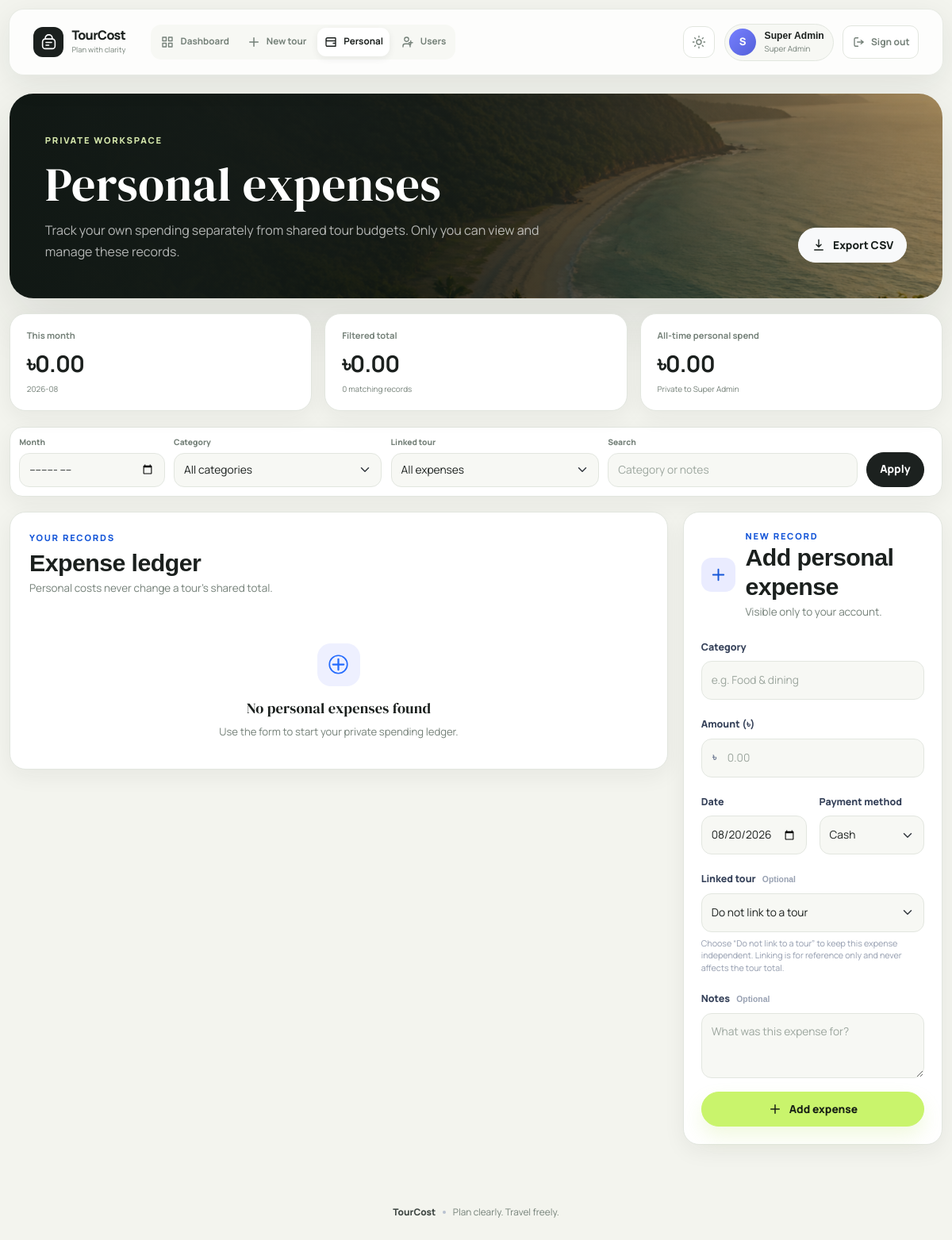
/personal-expenses (signed in), run on the app's committed database.
### tables this page shows
CREATE TABLE users (
                id INTEGER PRIMARY KEY AUTOINCREMENT,
                username TEXT NOT NULL UNIQUE,
                full_name TEXT NOT NULL,
                password_hash TEXT NOT NULL,
                role TEXT NOT NULL DEFAULT 'user',
                created_at TEXT NOT NULL,
                updated_at TEXT NOT NULL,
                CHECK(role IN ('super_admin', 'admin', 'user'))
            );

### app.py (the view, shortened to what this page needs)
@app.route("/personal-expenses", methods=["GET", "POST"])
@login_required
def personal_expenses():
    with get_db() as conn:
        where_sql, params, filters = personal_expense_query(g.current_user["id"])
        expenses = conn.execute(
            f"""
            SELECT personal_expenses.*, tours.title AS tour_title
            FROM personal_expenses
            LEFT JOIN tours ON tours.id = personal_expenses.tour_id
            WHERE {where_sql}
            ORDER BY personal_expenses.expense_date DESC, personal_expenses.id DESC
            """,
            params,
        ).fetchall()
        tours = conn.execute("SELECT id, title FROM tours ORDER BY title COLLATE NOCASE").fetchall()
        all_time_total = conn.execute(
            "SELECT COALESCE(SUM(amount), 0) FROM personal_expenses WHERE user_id = ?",
            (g.current_user["id"],),
        ).fetchone()[0]
        current_month = date.today().strftime("%Y-%m")
        month_total = conn.execute(
            "SELECT COALESCE(SUM(amount), 0) FROM personal_expenses WHERE user_id = ? AND substr(expense_date, 1, 7) = ?",
            (g.current_user["id"], current_month),
        ).fetchone()[0]
    filtered_total = sum(float(item["amount"]) for item in expenses)
    category_totals = {}
    for item in expenses:
        category_totals[item["category"]] = category_totals.get(item["category"], 0) + float(item["amount"])
    category_breakdown = sorted(category_totals.items(), key=lambda item: item[1], reverse=True)
    return render_template(
        "personal_expenses.html",
        expenses=expenses,
        tours=tours,
        filters=filters,
        categories=PERSONAL_EXPENSE_CATEGORIES,
        payment_methods=PAYMENT_METHODS,
        filtered_total=filtered_total,
        all_time_total=float(all_time_total or 0),
        month_total=float(month_total or 0),
        current_month=current_month,
        category_breakdown=category_breakdown,
        today=date.today().isoformat(),
    )

### app.py (called while the page is built)
@contextmanager
def get_db():
    conn = sqlite3.connect(DB_PATH)
    conn.row_factory = sqlite3.Row
    conn.execute("PRAGMA foreign_keys = ON")
    try:
        yield conn
        conn.commit()
    except Exception:
        conn.rollback()
        raise
    finally:
        conn.close()

def safe_int(value, default=0):
    try:
        return max(int(value or default), 0)
    except (TypeError, ValueError):
        return default

def get_user_by_id(user_id):
    with get_db() as conn:
        return conn.execute("SELECT * FROM users WHERE id = ?", (user_id,)).fetchone()

def login_required(view):
    @wraps(view)
    def wrapped(*args, **kwargs):
        if not g.current_user:
            flash("Please log in to continue.", "warning")
            return redirect(url_for("login", next=request.full_path))
        return view(*args, **kwargs)
    return wrapped

def get_csrf_token():
    token = session.get("csrf_token")
    if not token:
        token = secrets.token_urlsafe(32)
        session["csrf_token"] = token
    return token

@app.before_request
def protect_from_csrf():
    if request.method == "POST":
        expected = session.get("csrf_token", "")
        supplied = request.form.get("csrf_token", "") or request.headers.get("X-CSRF-Token", "")
        if not expected or not supplied or not hmac.compare_digest(expected, supplied):
            session.pop("csrf_token", None)
            get_csrf_token()
            flash("That form expired. Please try again; your page has been refreshed safely.", "warning")
            referrer = urlsplit(request.referrer or "")
            if referrer.netloc == request.host:
                location = referrer.path or "/"
                if referrer.query:
                    location = f"{location}?{referrer.query}"
                return redirect(location)
            return redirect(url_for("dashboard" if session.get("user_id") else "login"))

@app.before_request
def load_current_user():
    g.current_user = None
    user_id = session.get("user_id")
    if user_id:
        g.current_user = get_user_by_id(user_id)
        if g.current_user is None:
            session.clear()

@app.context_processor
def inject_helpers():
    return {
        "calculate_costs": calculate_costs,
        "get_tour_insights": get_tour_insights,
        "get_traveller_names": get_traveller_names,
        "can_manage_tour_expense": can_manage_tour_expense,
    }

### templates/personal_expenses.html (shortened to what this page needs)
{% extends "base.html" %}
{% block content %}
<section class="personal-hero">
    <div>
        <span class="eyebrow">Private workspace</span>
        <h1>Personal expenses</h1>
        <p>Track your own spending separately from shared tour budgets. Only you can view and manage these records.</p>
    </div>
    <a class="btn btn-light btn-icon" href="{{ url_for('export_personal_expenses', month=filters.month, category=filters.category, tour_id=filters.tour_id or '', q=filters.q) }}">
        <svg viewBox="0 0 24 24" fill="none" aria-hidden="true"><path d="M12 3v12m-4-4 4 4 4-4M5 20h14" stroke="currentColor" stroke-width="1.9" stroke-linecap="round" stroke-linejoin="round"/></svg>
        Export CSV
    </a>
</section>
<section class="personal-stats" aria-label="Personal expense summary">
    <article><span>This month</span><strong>&#2547;{{ "{:,.2f}".format(month_total) }}</strong><small>{{ current_month }}</small></article>
    <article><span>Filtered total</span><strong>&#2547;{{ "{:,.2f}".format(filtered_total) }}</strong><small>{{ expenses|length }} matching {% if expenses|length == 1 %}record{% else %}records{% endif %}</small></article>
    <article><span>All-time personal spend</span><strong>&#2547;{{ "{:,.2f}".format(all_time_total) }}</strong><small>Private to {{ current_user['full_name'] }}</small></article>
</section>
<form class="ledger-filters" method="get" aria-label="Filter personal expenses">
    <div><label for="filterMonth">Month</label><input class="form-control" id="filterMonth" type="month" name="month" value="{{ filters.month }}"></div>
    <div><label for="filterCategory">Category</label><select class="form-select" id="filterCategory" name="category"><option value="">All categories</option></select></div>
    <div><label for="filterTour">Linked tour</label><select class="form-select" id="filterTour" name="tour_id"><option value="">All expenses</option></select></div>
    <div class="ledger-search"><label for="filterSearch">Search</label><input class="form-control" id="filterSearch" name="q" value="{{ filters.q }}" placeholder="Category or notes"></div>
    <button class="btn btn-dark" type="submit">Apply</button>
</form>
<div class="personal-ledger-layout">
    <section class="table-surface" aria-labelledby="ledgerHeading">
        <div class="surface-heading surface-heading-split">
            <div><span class="section-kicker">Your records</span><h2 id="ledgerHeading">Expense ledger</h2><p>Personal costs never change a tour's shared total.</p></div>
        </div>
        {% if expenses %}
        <div class="table-responsive">
            <table class="table app-table mobile-stack-table personal-expense-table">
                <thead><tr><th>Date</th><th>Expense</th><th>Payment</th><th>Linked tour</th><th class="text-end">Amount</th><th><span class="visually-hidden">Actions</span></th></tr></thead>
                <tbody>
                {% for expense in expenses %}
                    <tr>
                        <td data-label="Date">{{ expense['expense_date'] }}</td>
                        <td data-label="Expense"><strong class="ledger-category">{{ expense['category'] }}</strong><small class="ledger-note">{{ expense['notes'] or 'No notes' }}</small></td>
                        <td data-label="Payment"><span class="payment-chip">{{ expense['payment_method'] }}</span></td>
                        <td data-label="Linked tour">{% if expense['tour_title'] %}<a class="tour-link" href="{{ url_for('view_tour', tour_id=expense['tour_id']) }}">{{ expense['tour_title'] }}</a>{% else %}<span class="text-muted">Not linked</span>{% endif %}</td>
                        <td data-label="Amount" class="text-end"><strong>&#2547;{{ "{:,.2f}".format(expense['amount']) }}</strong></td>
                        <td data-label="Actions" class="text-end no-print">
                            <span class="row-actions">
                                <button class="icon-button small edit-personal-expense" type="button" data-bs-toggle="modal" data-bs-target="#editPersonalExpenseModal" data-action="{{ url_for('edit_personal_expense', expense_id=expense['id']) }}" data-category="{{ expense['category'] }}" data-amount="{{ expense['amount'] }}" data-date="{{ expense['expense_date'] }}" data-payment="{{ expense['payment_method'] }}" data-tour="{{ expense['tour_id'] or '' }}" data-notes="{{ expense['notes'] }}" aria-label="Edit {{ expense['category'] }} expense">
                                    <svg viewBox="0 0 24 24" fill="none" aria-hidden="true"><path d="m14.5 5.5 4 4M4 20l4.2-1 10-10a2.1 2.1 0 0 0-3-3l-10 10L4 20Z" stroke="currentColor" stroke-width="1.8"/></svg>
                                </button>
                                <form method="post" action="{{ url_for('delete_personal_expense', expense_id=expense['id']) }}" onsubmit="return confirm('Delete this personal expense?')">{% if csrf_token is defined %}<input type="hidden" name="csrf_token" value="{{ csrf_token() }}">{% endif %}<button class="icon-button small danger" type="submit" aria-label="Delete {{ expense['category'] }} expense"><svg viewBox="0 0 24 24" fill="none" aria-hidden="true"><path d="M4 7h16m-10 4v5m4-5v5M9 7l1-3h4l1 3m3 0-1 13H7L6 7" stroke="currentColor" stroke-width="1.8" stroke-linecap="round"/></svg></button></form>
                            </span>
                        </td>
                    </tr>
                {% endfor %}
                </tbody>
            </table>
        </div>
        {% else %}
        <div class="empty-state compact-empty"><div class="empty-icon"><svg viewBox="0 0 24 24" fill="none" aria-hidden="true"><path d="M12 6v12M6 12h12" stroke="currentColor" stroke-width="2" stroke-linecap="round"/><circle cx="12" cy="12" r="10" stroke="currentColor" stroke-width="1.5"/></svg></div><h3>No personal expenses found</h3><p>{% if filters.month or filters.category or filters.tour_id or filters.q %}Clear the filters or add a new record.{% else %}Use the form to start your private spending ledger.{% endif %}</p></div>
        {% endif %}
    </section>
    <aside class="personal-ledger-sidebar">
        <section class="form-surface add-personal-card" aria-labelledby="addPersonalHeading">
            <div class="surface-heading"><div class="surface-heading-icon"><svg viewBox="0 0 24 24" fill="none" aria-hidden="true"><path d="M12 5v14M5 12h14" stroke="currentColor" stroke-width="2" stroke-linecap="round"/></svg></div><div><span class="section-kicker">New record</span><h2 id="addPersonalHeading">Add personal expense</h2><p>Visible only to your account.</p></div></div>
            <form method="post" class="stacked-form">
                {% include '_personal_expense_fields.html' %}
                <button class="btn btn-primary btn-icon w-100" type="submit"><svg viewBox="0 0 24 24" fill="none" aria-hidden="true"><path d="M12 5v14M5 12h14" stroke="currentColor" stroke-width="2" stroke-linecap="round"/></svg>Add expense</button>
            </form>
        </section>
    </aside>
</div>
{% endblock %}

### templates/base.html (shortened to what this page needs)
<!doctype html>
<html lang="en">
<head>
    <link href="https://cdn.jsdelivr.net/npm/bootstrap@5.3.3/dist/css/bootstrap.min.css" rel="stylesheet">
    <link rel="stylesheet" href="{{ url_for('static', filename='style.css') }}">
</head>
<body>
<div class="page-shell">
<nav class="navbar navbar-expand-lg navbar-dark app-navbar">
    <div class="container nav-container">
        <a class="navbar-brand brand-mark" href="{{ url_for('dashboard') }}">
            <span class="brand-icon" aria-hidden="true">
            </span>
            <span>
                <strong>TourCost</strong>
                <small>Plan with clarity</small>
            </span>
        </a>
        {% if is_logged_in %}
        <div class="collapse navbar-collapse" id="primaryNav">
            <div class="navbar-nav app-nav-links" aria-label="Primary navigation">
                <a class="nav-link " href="{{ url_for('dashboard') }}" >
                    <svg viewBox="0 0 24 24" fill="none" aria-hidden="true"><path d="M4 4h6v6H4V4Zm10 0h6v6h-6V4ZM4 14h6v6H4v-6Zm10 0h6v6h-6v-6Z" stroke="currentColor" stroke-width="1.8" stroke-linejoin="round"/></svg>
                    Dashboard
                </a>
                <a class="nav-link {% if request.endpoint == 'new_tour' %}active{% endif %}" href="{{ url_for('new_tour') }}" {% if request.endpoint == 'new_tour' %}aria-current="page"{% endif %}>
                    <svg viewBox="0 0 24 24" fill="none" aria-hidden="true"><path d="M12 5v14M5 12h14" stroke="currentColor" stroke-width="2" stroke-linecap="round"/></svg>
                    New tour
                </a>
                <a class="nav-link {% if request.endpoint in ('personal_expenses', 'edit_personal_expense', 'delete_personal_expense') %}active{% endif %}" href="{{ url_for('personal_expenses') }}" {% if request.endpoint == 'personal_expenses' %}aria-current="page"{% endif %}>
                    <svg viewBox="0 0 24 24" fill="none" aria-hidden="true"><path d="M4 7.5A2.5 2.5 0 0 1 6.5 5H19a1 1 0 0 1 1 1v13H6.5A2.5 2.5 0 0 1 4 16.5v-9Zm0 0A2.5 2.5 0 0 0 6.5 10H20m-4 4h4" stroke="currentColor" stroke-width="1.8" stroke-linecap="round" stroke-linejoin="round"/></svg>
                    Personal
                </a>
                {% if can_manage_users %}
                <a class="nav-link {% if request.endpoint == 'manage_users' %}active{% endif %}" href="{{ url_for('manage_users') }}" {% if request.endpoint == 'manage_users' %}aria-current="page"{% endif %}>
                    <svg viewBox="0 0 24 24" fill="none" aria-hidden="true"><path d="M16 20v-1.5a3.5 3.5 0 0 0-3.5-3.5h-5A3.5 3.5 0 0 0 4 18.5V20M10 11a3.5 3.5 0 1 0 0-7 3.5 3.5 0 0 0 0 7Zm7-1v6m-3-3h6" stroke="currentColor" stroke-width="1.8" stroke-linecap="round"/></svg>
                    Users
                </a>
                {% endif %}
            </div>
            <div class="navbar-account">
                <button class="theme-toggle" type="button" data-theme-toggle aria-label="Switch color theme" title="Switch color theme">
                </button>
                <div class="user-pill">
                    <span class="user-avatar">{{ current_user['full_name'][0]|upper }}</span>
                    <span>
                        <strong>{{ current_user['full_name'] }}</strong>
                        <small>{{ current_user['role'].replace('_', ' ')|title }}</small>
                    </span>
                </div>
                <form method="post" action="{{ url_for('logout') }}">
                    <button class="logout-button" type="submit" aria-label="Sign out">
                        <svg viewBox="0 0 24 24" fill="none" aria-hidden="true"><path d="M10 5H6a2 2 0 0 0-2 2v10a2 2 0 0 0 2 2h4m5-4 4-3-4-3m4 3H9" stroke="currentColor" stroke-width="1.8" stroke-linecap="round" stroke-linejoin="round"/></svg>
                        <span>Sign out</span>
                    </button>
                </form>
            </div>
        </div>
        {% endif %}
    </div>
</nav>
<main class="container app-main" id="main-content" tabindex="-1">
    {% block content %}{% endblock %}
</main>
<footer class="container app-footer">
    <span>TourCost</span>
    <span class="footer-dot" aria-hidden="true"></span>
    <span>Plan clearly. Travel freely.</span>
</footer>
</div>
</body>
</html>

### data on the page
users: full_name "S", full_name "Super Admin", role.replace "Super Admin"

### other printed values
{{ "{:,.2f}".format(month_total) }} "0.00"
{{ "{:,.2f}".format(filtered_total) }} "0.00"
{{ expenses|length }} "0"
{{ "{:,.2f}".format(all_time_total) }} "0.00"
form field payment_method "Cash"
